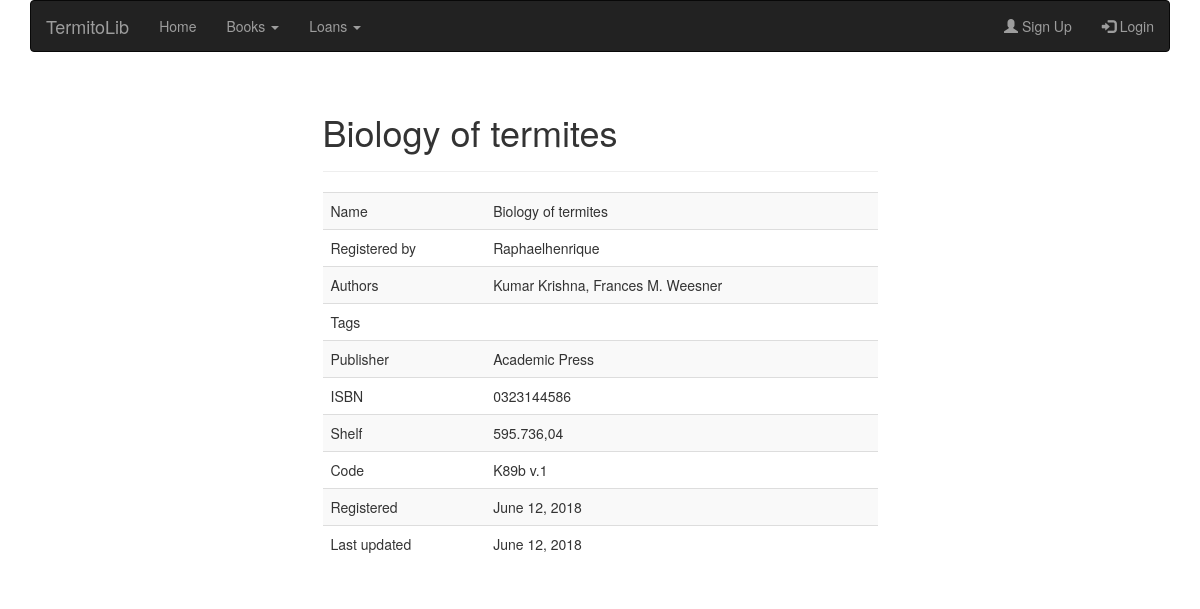
The app's page /books/58/ with its own data.
### books/models.py (models this page shows, shortened)
class Book(models.Model):
    registered_by = models.ForeignKey(settings.AUTH_USER_MODEL)
    name = models.CharField(max_length=200, unique=True)
    authors = models.TextField(max_length=500, help_text='Separate each item by comma.')
    tags = models.TextField(help_text='Separate each item by comma.', blank=True, null=True)
    publisher = models.CharField(max_length=200)
    isbn = models.CharField(max_length=200, unique=True)
    shelf = models.CharField(max_length=10)
    code = models.CharField(max_length=10, unique=True)
    copies = models.PositiveIntegerField()
    registered = models.DateTimeField(auto_now_add=True)
    updated = models.DateTimeField(auto_now=True)
    class Meta:
        ordering = ['name', 'code']

### books/views.py (the view)
# urls.py: url(r'^(?P<pk>[-\w]+)/$', BookDetailView.as_view(), name='book-detail'),
class BookDetailView(DetailView):
    model = Book
    context_object_name = 'book'

### books/templates/books/book_detail.html (shortened to what this page needs)
{% extends "layout.html" %}
{% block page_title %}{{ book.name }}{% endblock %}
{% block content %}
<div class="table-responsive">
    <table class="table table-striped">
        <tbody>
            <tr>
                <td>Name</td>
                <td>{{ book.name }}</td>
            </tr>
            <tr>
                <td>Registered by</td>
                <td>{{ book.registered_by.username }}</td>
            </tr>
            <tr>
                <td>Authors</td>
                <td>{{ book.authors }}</td>
            </tr>
            <tr>
                <td>Tags</td>
                <td>{{ book.tags }}</td>
            </tr>
            <tr>
                <td>Publisher</td>
                <td>{{ book.publisher }}</td>
            </tr>
            <tr>
                <td>ISBN</td>
                <td>{{ book.isbn }}</td>
            </tr>
            <tr>
                <td>Shelf</td>
                <td>{{ book.shelf }}</td>
            </tr>
            <tr>
                <td>Code</td>
                <td>{{ book.code }}</td>
            </tr>
            <tr>
                <td>Registered</td>
                <td>{{ book.registered|date }}</td>
            </tr>
            <tr>
                <td>Last updated</td>
                <td>{{ book.updated|date }}</td>
            </tr>
    </table>
</div>
{% endblock%}

### records on screen
Book: name "Biology of termites", registered_by.username "Raphaelhenrique", authors "Kumar Krishna, Frances M. Weesner", publisher "Academic Press", isbn "0323144586", shelf "595.736,04", code "K89b v.1", registered "June 12, 2018", updated "June 12, 2018"
